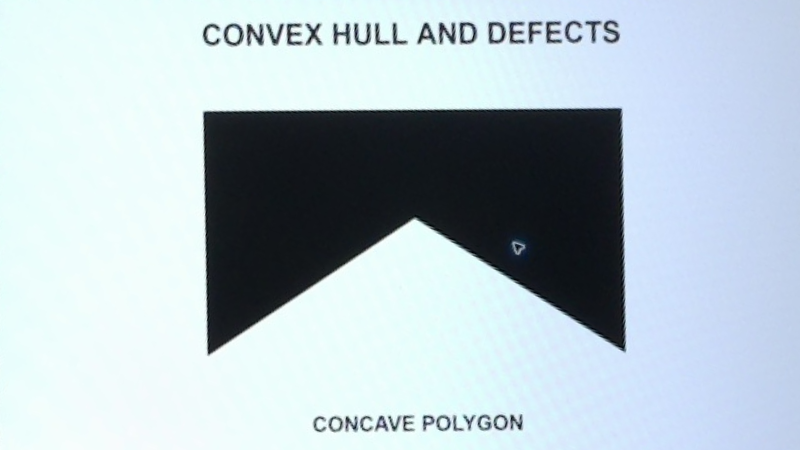
#> input picture 教材/圖檔/concave-board.png, 800 x 450 px, found by its file name
$ python '第35課-Thonny校正圖凸包.py'
#> lines starting #> are read from the running program, lines starting #| are printed output that depends on the picture; after the words box and inside, x2 and y2 are one past the last pixel; in counts of white or black regions, pixels touching at a corner belong together
import argparse
import cv2
import numpy as np

parser = argparse.ArgumentParser()
parser.add_argument('--rectified', action='store_true', help='讀取已校正的測試圖')
# 在 Thonny 固定讀取已校正的圖片。
args = parser.parse_args(['--rectified'])
if args.rectified:
    board = cv2.imread('concave-board.png')
#> board is the input picture: shape (450, 800, 3); mean B, G, R 202.4, 194.4, 179.8
    if board is None:
        raise RuntimeError('找不到 concave-board.png')
else:
    image = cv2.imread('concave-camera.jpg')
    if image is None or image.shape[:2] != (1080, 1920):
        raise RuntimeError('請準備 1920×1080 的 concave-camera.jpg')
    # 以下四角只適用本次相機位置，其他照片須重新量測。
    source = np.float32([[755, 270], [1385, 65], [1484, 412], [856, 604]])
    target = np.float32([[0, 0], [799, 0], [799, 449], [0, 449]])
    board = cv2.warpPerspective(image, cv2.getPerspectiveTransform(source, target), (800, 450))
    if not cv2.imwrite('concave-board.png', board):
        raise RuntimeError('無法儲存校正圖片')
gray = cv2.cvtColor(board, cv2.COLOR_BGR2GRAY)
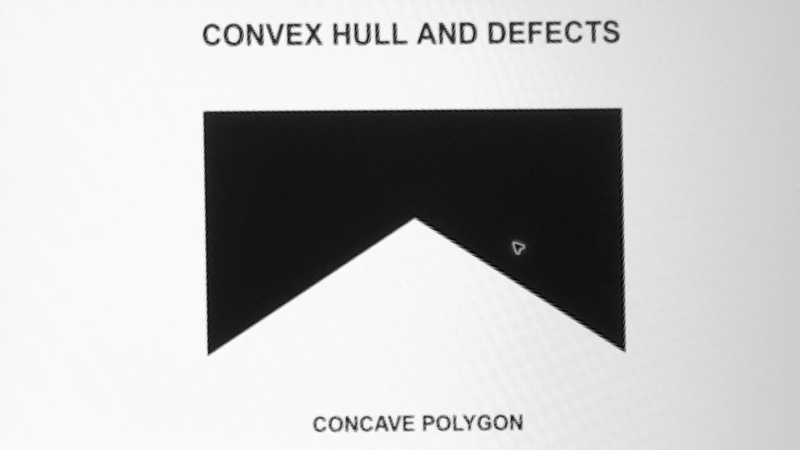
#> gray: shape (450, 800); min 2, max 254, mean 190.9
_, mask = cv2.threshold(gray, 90, 255, cv2.THRESH_BINARY_INV)
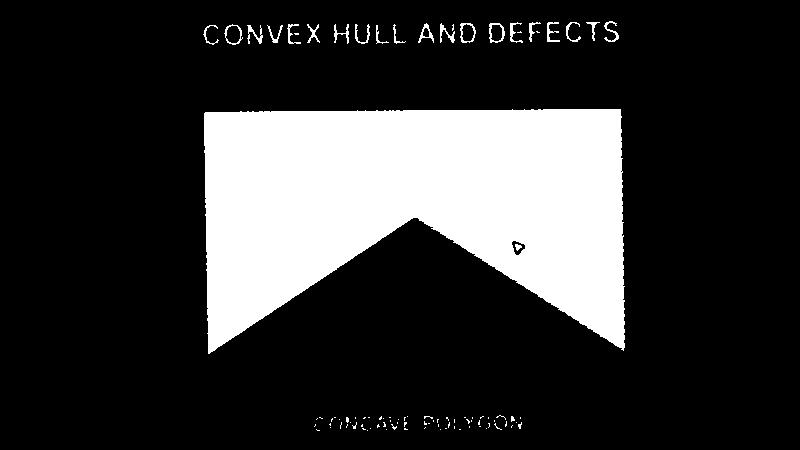
#> mask: shape (450, 800); 20.8% white; 95 white regions (73 under 20 px)
contours, _ = cv2.findContours(mask, cv2.RETR_EXTERNAL, cv2.CHAIN_APPROX_SIMPLE)
#> contours = 94 contours, 73 with area under 20; largest, box (x1, y1, x2, y2) and area: (204, 109, 625, 354) 72211, (224, 24, 243, 45) 260, (489, 23, 505, 43) 242, (460, 23, 476, 43) 240, (418, 23, 434, 43) 113
if not contours:
    raise RuntimeError('找不到輪廓，請檢查相機畫面、座標及閾值')
contour = max(contours, key=cv2.contourArea)
#> contour = contour of 561 points, box (x1, y1, x2, y2) (204, 109, 625, 354), area 72211
hull = cv2.convexHull(contour, returnPoints=False)
#> hull = [546, 544, 524, 460, 430, 428, 97, 96, 94, 68, 55, 50, 49, 47, 27, 0]
defects = cv2.convexityDefects(contour, hull)
#> defects = 14 rows, first 6: [546, 0, 548, 256], [0, 27, 3, 330], [27, 47, 30, 322], [47, 49, 48, 249], [50, 55, 52, 256], [55, 68, 58, 325]
deep = [] if defects is None else [d for d in defects if d[0][3] / 256.0 > 10]
#> deep = [[[97, 428, 237, 34437]]]
cv2.drawContours(board, [cv2.convexHull(contour)], -1, (0, 255, 0), 3)
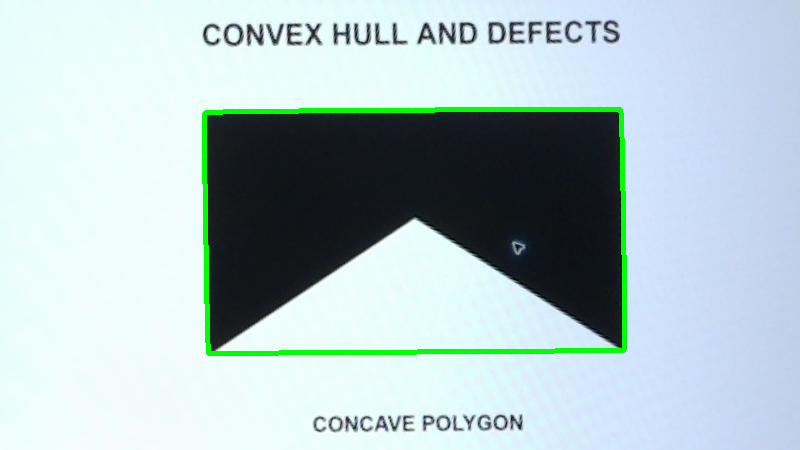
#> board: shape (450, 800, 3); 1.82% of pixels changed, all inside (x1, y1, x2, y2) = (202, 107, 627, 356)
for defect in deep:
    far_index = defect[0][2]
    x, y = (int(v) for v in contour[far_index, 0])
    cv2.circle(board, (x, y), 8, (0, 0, 255), -1)
#> this loop made 1 pass
#> (defect, far_index, x, y) on pass 1: ([[97, 428, 237, 34437]], 237, 413, 217)
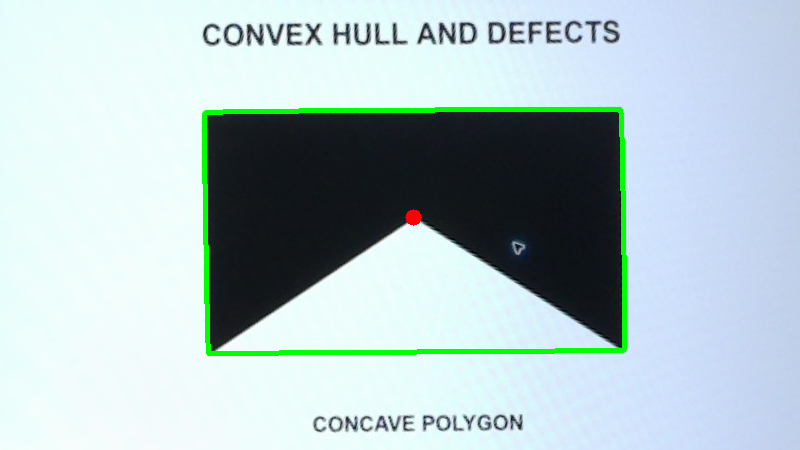
#> board: shape (450, 800, 3); 0.05% of pixels changed, all inside (x1, y1, x2, y2) = (405, 209, 422, 226)
if not cv2.imwrite('lesson35-camera-hull.png', board):
    raise RuntimeError('無法儲存結果')
print('hull vertices:', len(hull))
#| hull vertices: 16
print('defects deeper than 10 pixels:', len(deep))
#| defects deeper than 10 pixels: 1
print('saved: lesson35-camera-hull.png')

$ run again, with 教材/圖檔/cvzone-camera-thonny.png copied over 教材/圖檔/concave-board.png
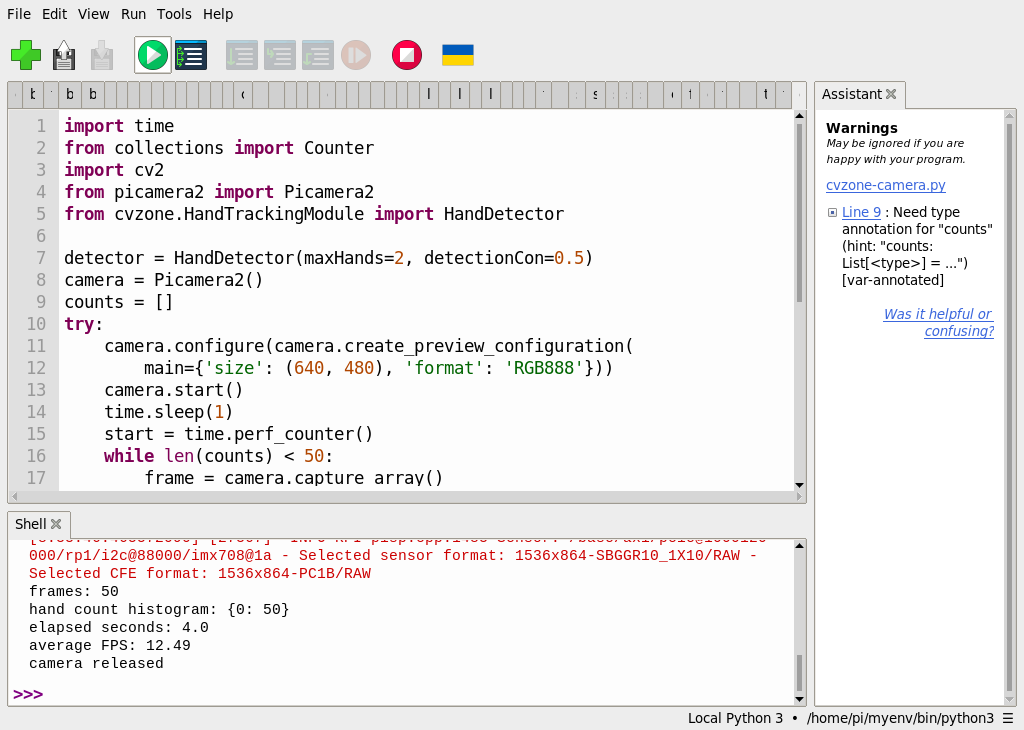
#> input picture 教材/圖檔/cvzone-camera-thonny.png, 1024 x 730 px, found by its file name
#> board is the input picture: shape (730, 1024, 3); mean B, G, R 236.4, 236.4, 237.5
#> `_, mask = cv2.threshold(gray, 90, 255, cv2.THRESH_BINARY_INV)`:
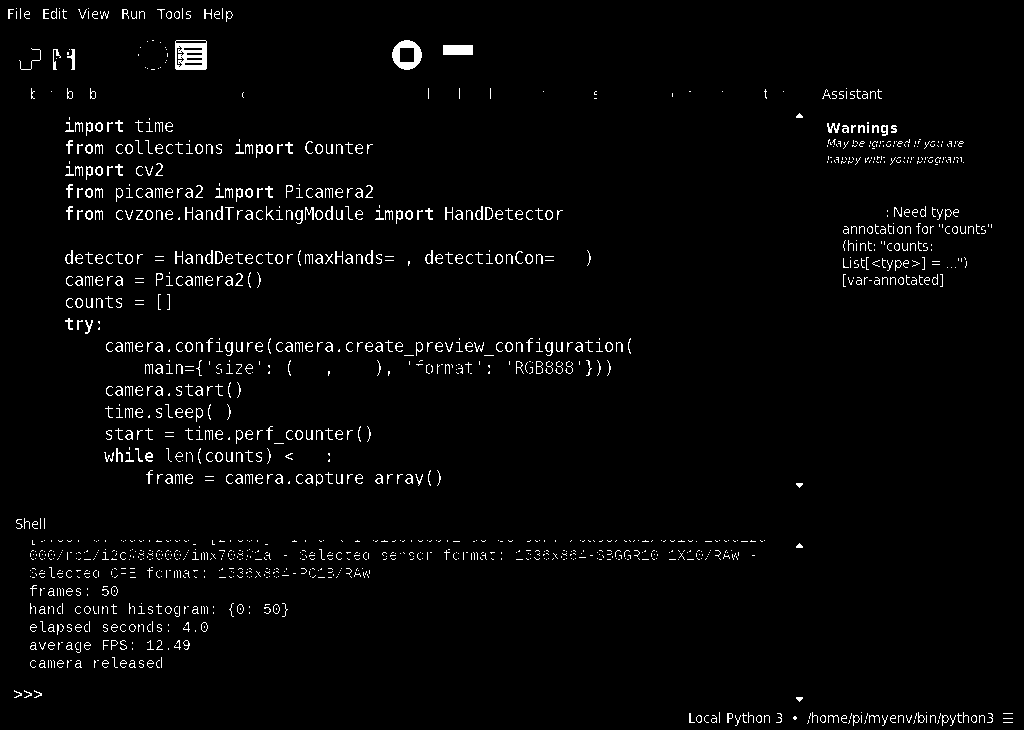
#> mask: shape (730, 1024); 2.6% white in thin lines or dots
#> contours = 1400 contours, 1229 with area under 20; largest, box (x1, y1, x2, y2) and area: (175, 40, 207, 70) 897, (392, 40, 422, 70) 647, (443, 45, 473, 55) 261, (215, 251, 223, 264) 76, (485, 207, 493, 220) 76
#> contour = [[176, 40], [175, 41], [175, 68], [176, 69], [205, 69], [206, 68], [206, 41], [205, 40]]
#> hull = [7, 6, 5, 4, 3, 2, 1, 0]
#> deep = []
#> `cv2.drawContours(board, [cv2.convexHull(contour)], -1, (0, 255, 0), 3)`:
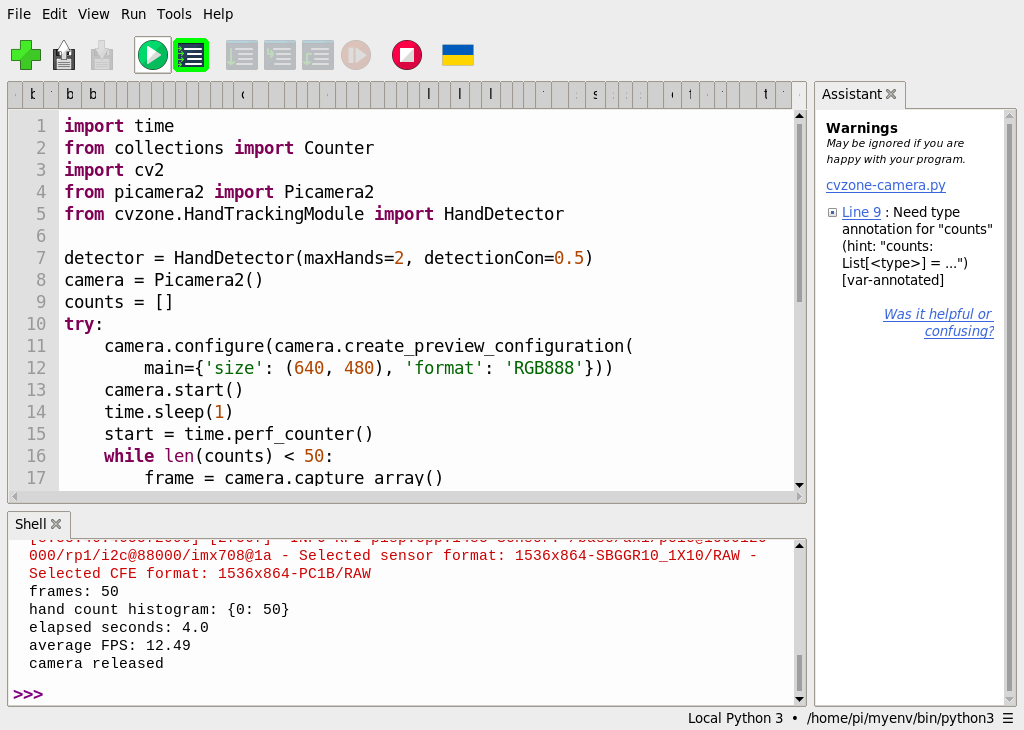
#> board: shape (730, 1024, 3); 0.08% of pixels changed, all inside (x1, y1, x2, y2) = (173, 38, 209, 72)
#| hull vertices: 8
#| defects deeper than 10 pixels: 0
